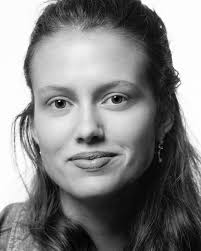
#> input picture image/test.jpeg, 201 x 251 px
$ python EnhancementMaster.py
#> lines starting #> are read from the running program, lines starting #| are printed output that depends on the picture
#> further down, im is the input picture: shape (251, 201, 3); min 0, max 255, mean 131.7
import numpy as np
import cv2


class EnhancementMaster:
	def __init__(self):
		raise Exception("don't make an object from this class")

	@staticmethod
	def apply_equalization(img):
		output = img.copy()
		for i in (0, 1, 2):
			output[:, :, i] = cv2.equalizeHist(img[:, :, i])
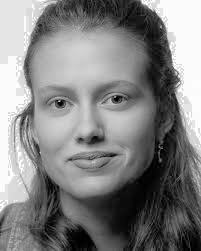
#> output: shape (251, 201, 3); min 0, max 255, mean 129
		# img_yuv = cv2.cvtColor(img, cv2.COLOR_BGR2YUV)

		# equalize the histogram of the Y channel
		# img_yuv[:, :, 0] = cv2.equalizeHist(img_yuv[:, :, 0])

		# convert the YUV image back to RGB format
		# output = cv2.cvtColor(img_yuv, cv2.COLOR_YUV2BGR)
		return output

	@staticmethod
	def apply_sharpening(img):
		# img = cv2.GaussianBlur(img, (5, 5), 0)
		# smooth = cv2.addWeighted(blur, 1.5, img, -0.5, 0)
		kernel = np.array([
				[0, -1, 0],
				[-1, 5, -1],
				[0, -1, 0]
		])
		return cv2.filter2D(img, -1, kernel)
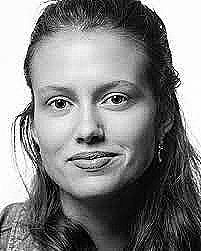
#> returned value: shape (251, 201, 3); min 0, max 255, mean 131.9

	@staticmethod
	def apply_median(img):
		return cv2.medianBlur(img)


if __name__ == '__main__':
	im = cv2.imread('test.jpeg')
	cv2.imshow("original", im)
	cv2.waitKey(0)
	cv2.imshow("Equalized", EnhancementMaster.apply_equalization(im))
	cv2.waitKey(0)
	cv2.imshow("Sharpened", EnhancementMaster.apply_sharpening(im))
	cv2.waitKey(0)

$ run again, with image/example_02.jpg copied over image/test.jpeg
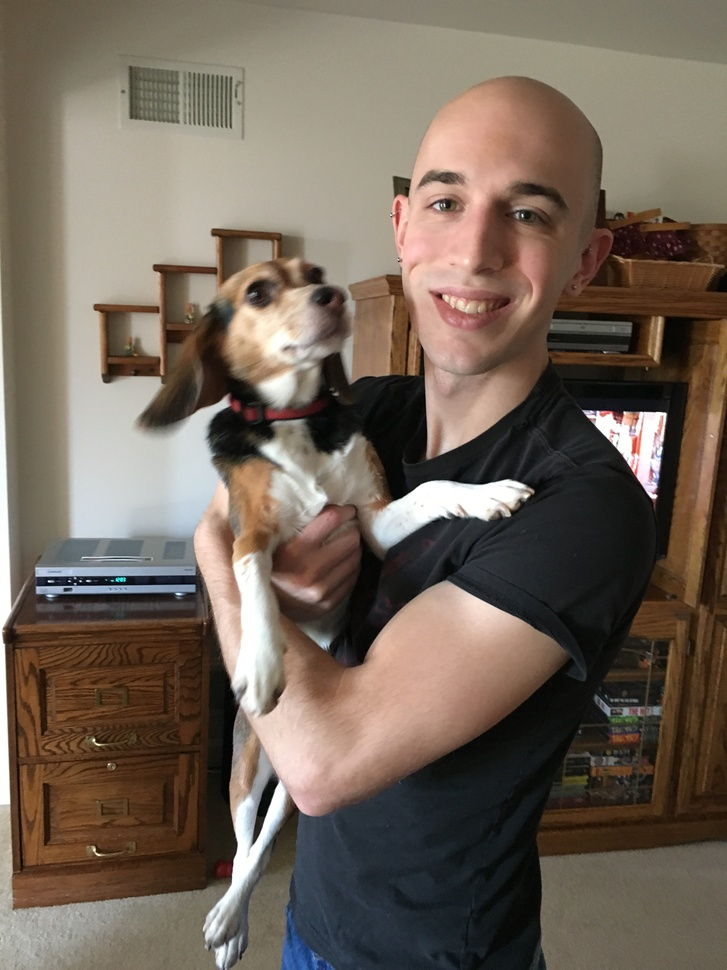
#> input picture image/example_02.jpg, 727 x 970 px, shrunk from 3024 x 4032 before the run
#> im is the input picture: shape (970, 727, 3); mean B, G, R 88.7, 100.9, 114
#> after the loop in apply_equalization, `for i in (0, 1, 2):`:
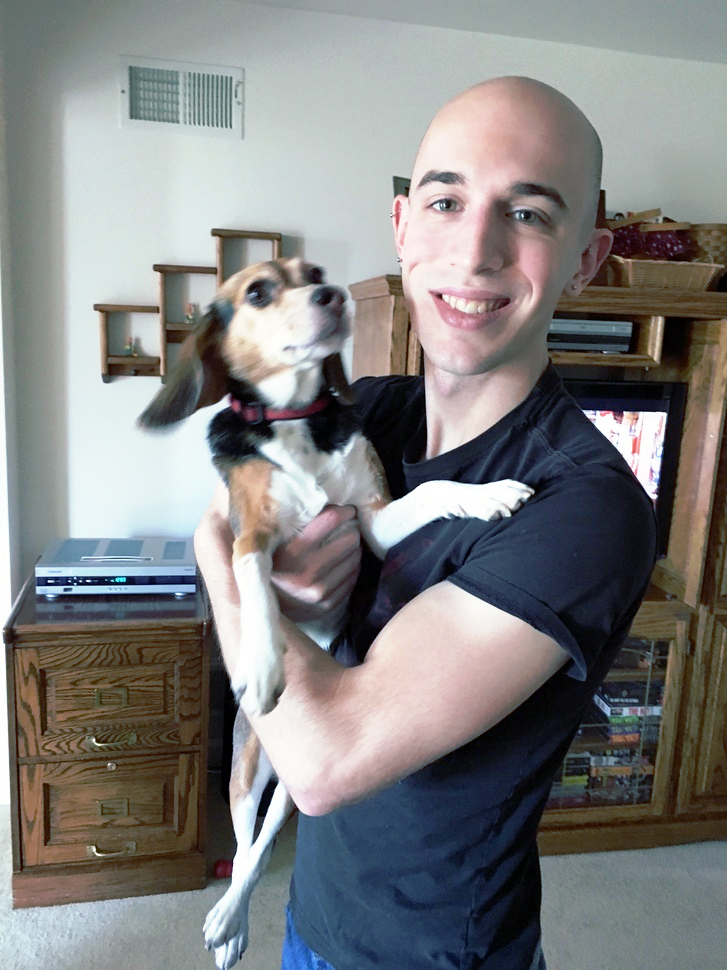
#> output: shape (970, 727, 3); mean B, G, R 128, 128.2, 128.1

$ run again, with image/face.jpg copied over image/test.jpeg
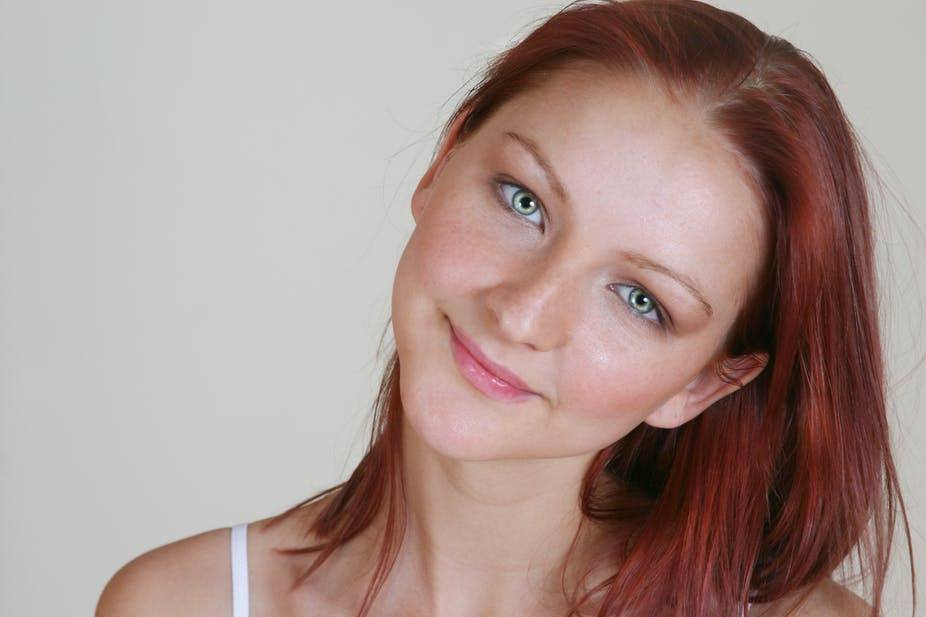
#> input picture image/face.jpg, 926 x 617 px
#> im is the input picture: shape (617, 926, 3); mean B, G, R 143.3, 148.8, 169.4
#> after the loop in apply_equalization, `for i in (0, 1, 2):`:
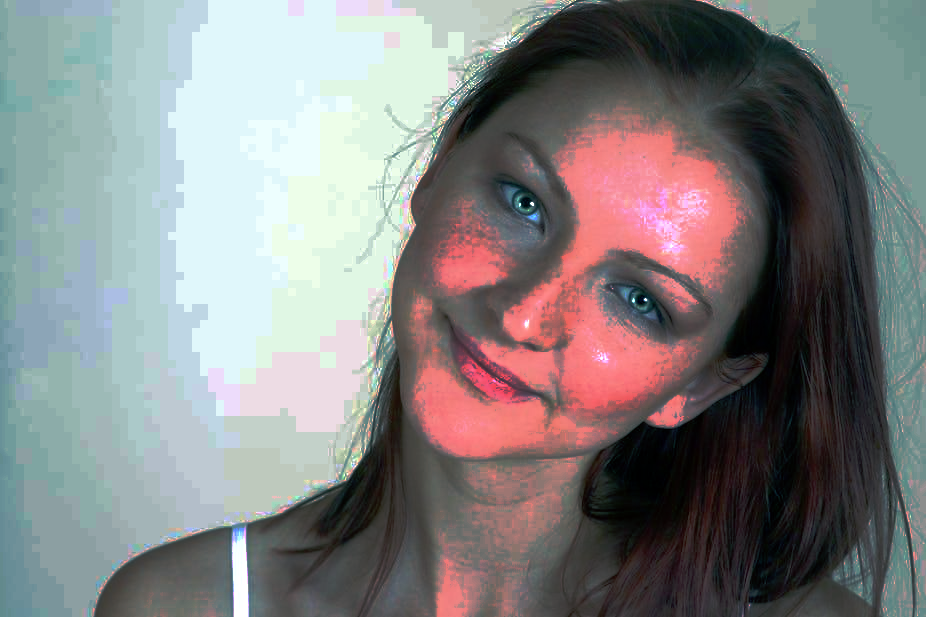
#> output: shape (617, 926, 3); mean B, G, R 130.1, 130.3, 131.1
